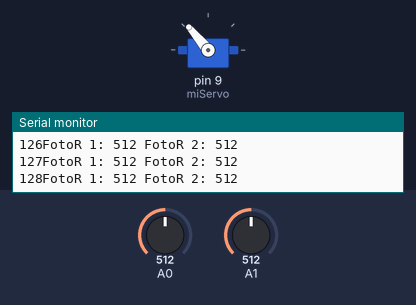
Recording of a sketch running on a simulated Arduino Uno, built with avr-gcc and run on an emulated ATmega328P. Parts: servo, the last lines printed to the serial monitor. The test bench sets the inputs (shaded band); at power-on: A0 = 512, A1 = 512.

Above: at 3.2 s.
3.3 s: A0 set to 1023
At 4.06 s:
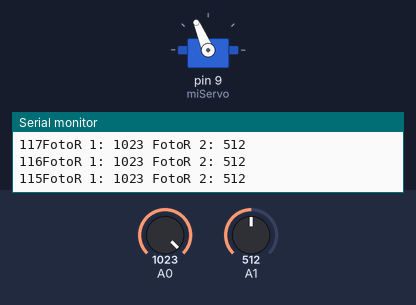
6.3 s: A0 set to 0
At 6.56 s:
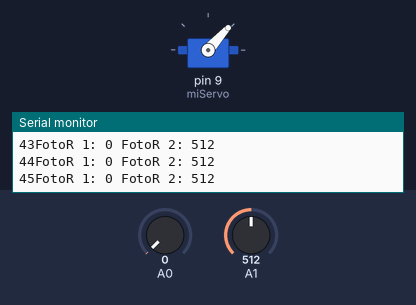
9.3 s: A1 set to 104
At 11.0 s:
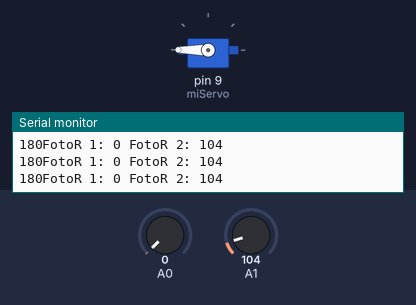
11.8 s: A1 set to 90
14.8 s: A0 set to 105
17.8 s: A0 set to 119
At 23.8 s:
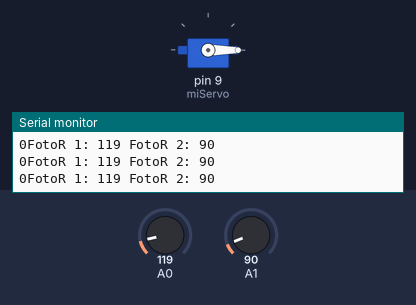
Timing chart, 0 to 24.0 s (numbered marks = the images above; inputs shaded):
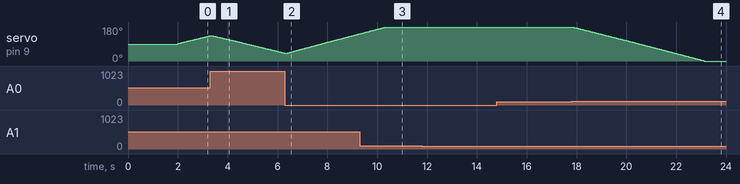

Measured:
- the behaviour switches between 110 and 111 on A0 (found by bisection; images 3 and 4)
- after the input at 17.8 s, servo on pin 9 (miServo): moves from 180° to 0° over 5.3 s, starting after 0.05 s

The sketch:

Fotoresistencia.ino
```cpp
#include <Servo.h>

Servo miServo;  // Crear un objeto servo

int var = 90;

void setup() {
  miServo.attach(9);  // Adjuntar el servomotor al pin 9
  Serial.begin(9600);

  miServo.write(var);
  delay(2000);
}

void loop() {

  int val = analogRead(A0);
  int val2 = analogRead(A1);

  Serial.print("FotoR 1: ");
  Serial.print(val);
  Serial.print(" FotoR 2: ");
  Serial.print(val2);
  Serial.println();

  if (val > val2 + 20) {
    var = var - 1;
    if(var < 0){
      var = 0;
    }
  } else if (val < val2 + 20) {
    var = var + 1;
    if(var > 180){
      var = 180;
    }
  }

  Serial.print(var);

  miServo.write(var);
  delay(0);
}
```
